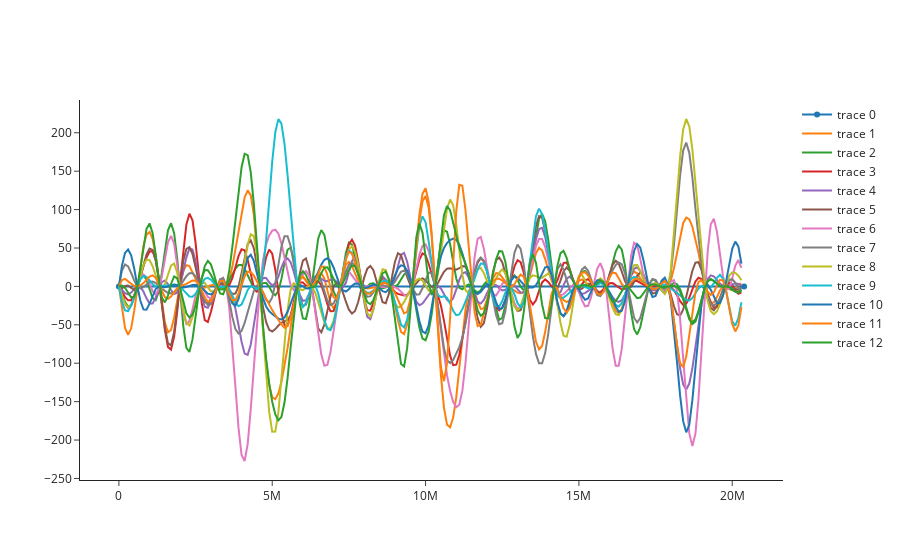

Notebook code cell kept with this figure:
### Code cell
mu_s, cov_s = posterior(
    x_query.reshape(-1, 1), # shape N, 1
    np.array(linear_x.squeeze()).reshape(-1, 1),
    np.array(linear_y.squeeze()).reshape(-1, 1),
    l = 400_000, # l = 500_000,
    sigma_y = 0.00001, # sigma_y = 0.09
    sigma_f = 100) # # sigma_f = 1.0

n_samples = 12
samples = np.random.multivariate_normal(mu_s.ravel(), cov_s, n_samples)

fig = go.Figure(data = go.Scatter(
    x = np.array(linear_x.squeeze()),
    y = np.array(linear_y.squeeze()),
    mode = "markers+lines"))

for i in range(samples.shape[0]):
    fig.add_trace(
        go.Scatter(
    x = x_query,
    y = samples[i])
    )

fig.update_layout(template = "simple_white")

fig.show()

### Figure 1 — Plotly figure (JSON) as saved in the notebook; plotly's stock layout.template omitted (floating-point values rounded to 4 significant figures; data arrays with more than 128 entries replaced by an {"elided": "..."} marker saying what was removed)
{"data": [{"mode": "markers+lines", "type": "scatter", "x": [0, 604200.0, 1332000.0, 1982000.0, 2640000.0, 3210000.0, 3501000.0, 4598000.0, 5824000.0, 6285000.0, 7224000.0, 7926000.0, 8448000.0, 8851000.0, 9562000.0, 10310000.0, 11510000.0, 12120000.0, 12720000.0, 13290000.0, 14200000.0, 14900000.0, 15470000.0, 15880000.0, 16590000.0, 17270000.0, 17630000.0, 17920000.0, 19120000.0, 19770000.0, 20390000.0], "y": [0, 0, 0, 0, 0, 0, 0, 0, 0, 0, 0, 0, 0, 0, 0, 0, 0, 0, 0, 0, 0, 0, 0, 0, 0, 0, 0, 0, 0, 0, 0]}, {"type": "scatter", "x": {"elided": "204 int values"}, "y": {"elided": "204 float values"}}, {"type": "scatter", "x": {"elided": "204 int values"}, "y": {"elided": "204 float values"}}, {"type": "scatter", "x": {"elided": "204 int values"}, "y": {"elided": "204 float values"}}, {"type": "scatter", "x": {"elided": "204 int values"}, "y": {"elided": "204 float values"}}, {"type": "scatter", "x": {"elided": "204 int values"}, "y": {"elided": "204 float values"}}, {"type": "scatter", "x": {"elided": "204 int values"}, "y": {"elided": "204 float values"}}, {"type": "scatter", "x": {"elided": "204 int values"}, "y": {"elided": "204 float values"}}, {"type": "scatter", "x": {"elided": "204 int values"}, "y": {"elided": "204 float values"}}, {"type": "scatter", "x": {"elided": "204 int values"}, "y": {"elided": "204 float values"}}, {"type": "scatter", "x": {"elided": "204 int values"}, "y": {"elided": "204 float values"}}, {"type": "scatter", "x": {"elided": "204 int values"}, "y": {"elided": "204 float values"}}, {"type": "scatter", "x": {"elided": "204 int values"}, "y": {"elided": "204 float values"}}], "layout": {}}
